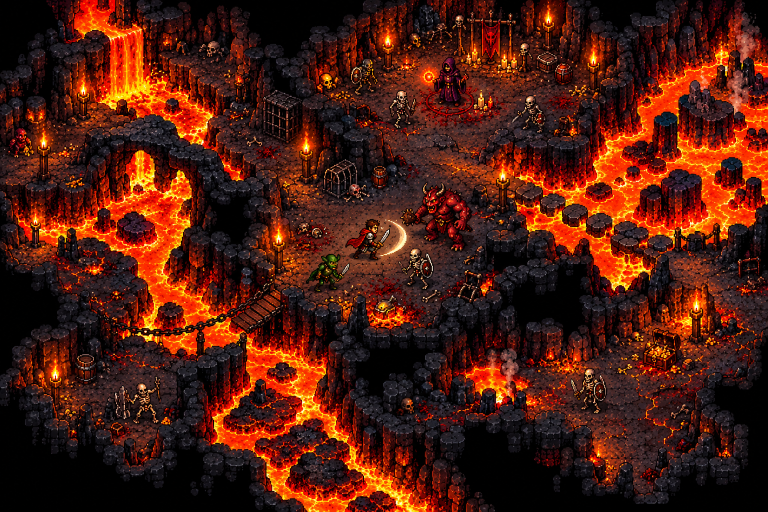
#> input picture study/refs/ref_cave_lava.png, 1536 x 1024 px (shown at 1/2 size)
$ python colprof.py
#> lines starting #> are read from the running program, lines starting #| are printed output that depends on the picture
### tools/measure/fidelity/labc.py
import numpy as np
from PIL import Image
def lab(a):
  c=a/255.0; c=np.where(c<=0.04045,c/12.92,((c+0.055)/1.055)**2.4)
  M=np.array([[0.4124,0.3576,0.1805],[0.2126,0.7152,0.0722],[0.0193,0.1192,0.9505]])
  xyz=c@M.T; xyz/=np.array([0.95047,1.0,1.08883])
  f=np.where(xyz>216/24389,np.cbrt(xyz),(24389/27*xyz+16)/116)
  return 116*f[...,1]-16, 500*(f[...,0]-f[...,1]), 200*(f[...,1]-f[...,2])
# [5 lines left out: function load, not called in this run]
def LCH(a):
  L,A,B=lab(a); return L,np.hypot(A,B),np.degrees(np.arctan2(B,A))%360

### tools/measure/fidelity/colprof.py
import os; ROOTP=(os.environ.get('ROOT') or os.path.abspath(__file__+'/../../../..'))+'/'
# vertical L profile down a column face; reports biggest single-row L jump (hard band edge) vs ref
import sys,numpy as np
from PIL import Image
sys.path.insert(0,__file__.rsplit('/',1)[0]); from labc import *
W=ROOTP+''
def prof(p,x0,x1,y0,y1,k=1.0):
#> called with p = 'study/refs/ref_cave_lava.png', x0 = 1096, x1 = 1110, y0 = 410, y1 = 445, k = 1.05
  im=Image.open(p).convert('RGB')
#> im is the input picture: PIL image 1536x1024 RGB; mean R, G, B 78.7, 29.2, 15.5
  if k!=1.0: im=im.resize((round(im.width*k),round(im.height*k)),Image.NEAREST)
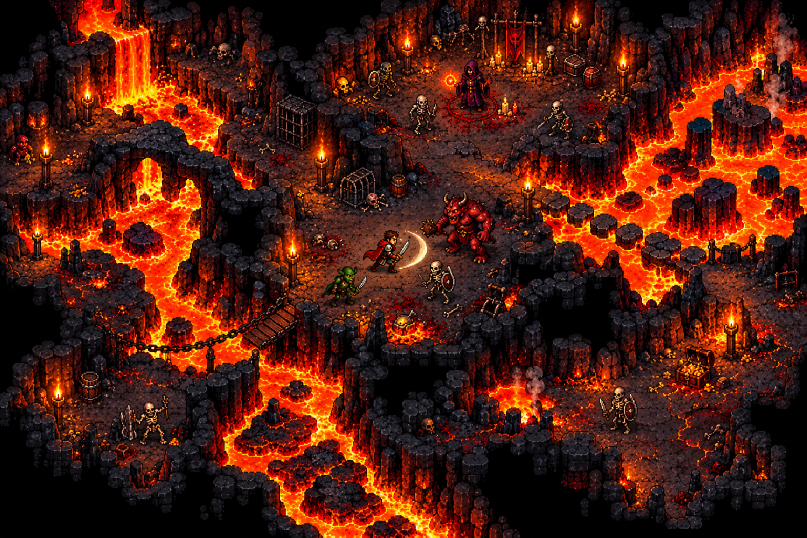
#> im: PIL image 1613x1075 RGB (shown at 1/2 size); mean R, G, B 78.8, 29.3, 15.5
  a=np.asarray(im).astype(float)[y0:y1,x0:x1]
  L=np.array([np.median(LCH(r)[0]) for r in a]); C=np.array([np.median(LCH(r)[1]) for r in a])
#> after `L = np.array([np.median(LCH(r)[0]) for r in a])`: L = 35 values, max 60.36 at index 23, min 5.49 at index 9, mean 31.38
#> after `C = np.array([np.median(LCH(r)[1]) for r in a])`: C = 35 values, max 101 at index 28, min 18.25 at index 6, mean 55.47
  d=np.abs(np.diff(L)); i=int(d.argmax())
#> after `d = np.abs(np.diff(L))`: d = 34 values, max 29.76 at index 22, min 0 at index 0, mean 3.67
#> after `i = int(d.argmax())`: i = 22
  return L,C,d.max(),y0+i+1
for nm,p,b,k in [('ref col A',W+'study/refs/ref_cave_lava.png',(1096,1110,410,445),1.05),('ref col B',W+'study/refs/ref_cave_lava.png',(1146,1162,436,462),1.05),
  ('ref col C',W+'study/refs/ref_cave_lava.png',(1200,1218,455,485),1.05),
  ('magma_lava 1195',W+'frames/critic_r15_fidelity/qa/magma_lava.png',(1190,1205,440,520),1),('magma_lava 1265',W+'frames/critic_r15_fidelity/qa/magma_lava.png',(1258,1272,450,520),1),
  ('magma_lava 1360',W+'frames/critic_r15_fidelity/qa/magma_lava.png',(1352,1368,540,600),1),('magma_lava 1440',W+'frames/critic_r15_fidelity/qa/magma_lava.png',(1428,1446,525,600),1)]:
  L,C,dm,yy=prof(p,b[0],b[1],b[2],b[3],k)
#> dm = 29.76; yy = 433
  n=len(L); q=[int(round(L[int(n*f/5):int(n*(f+1)/5)].mean())) for f in range(5)]; c=[int(round(C[int(n*f/5):int(n*(f+1)/5)].mean())) for f in range(5)]
#> after `n = len(L)`: n = 35
#> after `q = [int(round(L[int(n * f / 5):int(n * (f + 1) / 5)].mean())) for f i`: q = [20, 9, 28, 49, 51]
#> after `c = [int(round(C[int(n * f / 5):int(n * (f + 1) / 5)].mean())) for f i`: c = [20, 22, 55, 81, 99]
  print(f'{nm:16s} L by fifths {q}  C {c}  max row jump dL {dm:.0f} at y {yy}')
#| ref col A        L by fifths [20, 9, 28, 49, 51]  C [20, 22, 55, 81, 99]  max row jump dL 30 at y 433
#> (the run stopped early here; a loop or call above may not have finished)
